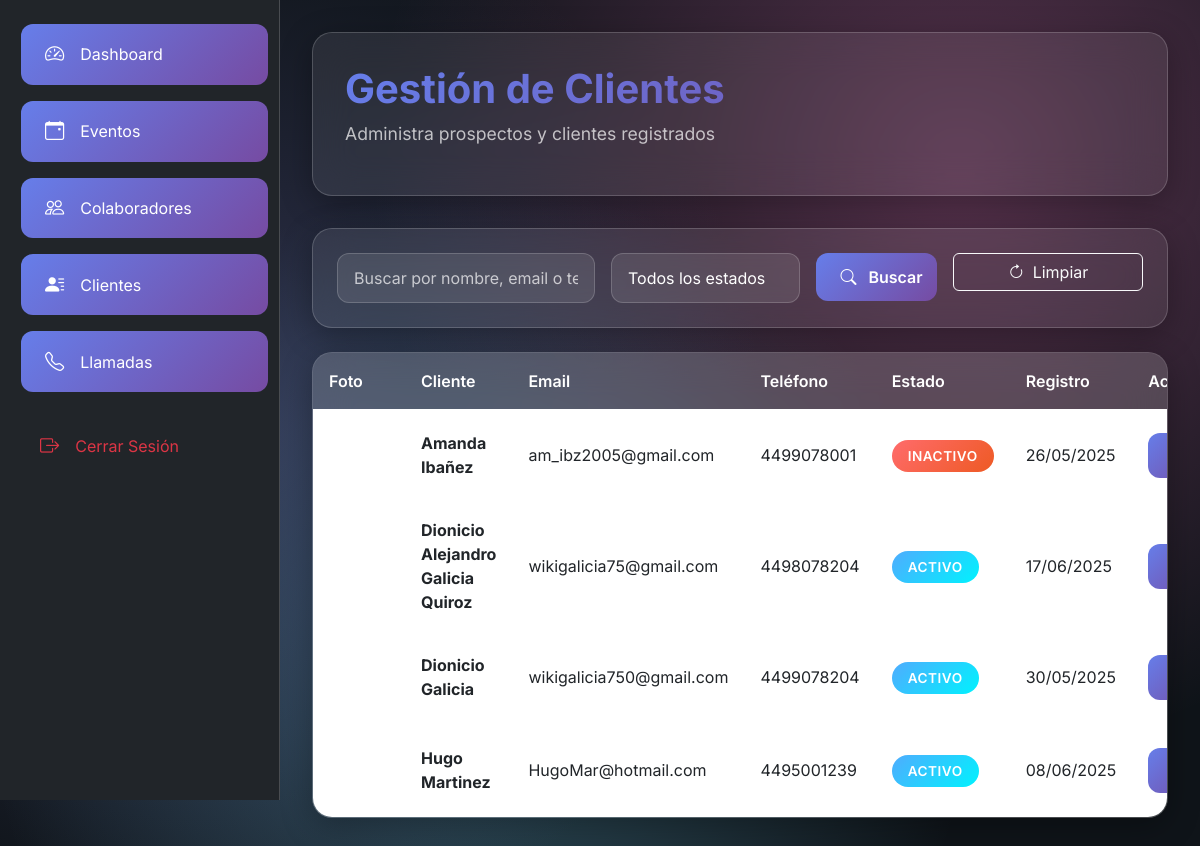
The app's page /admin/gestion_clientes.php?error=id_invalido (signed in) with its own data.
### tables this page shows
CREATE TABLE `usuarios` (
  `id` int(11) NOT NULL,
  `nombre` varchar(100) NOT NULL,
  `email` varchar(100) NOT NULL,
  `telefono` varchar(20) DEFAULT NULL,
  `password` varchar(255) NOT NULL,
  `rol` enum('admin','colaborador','cliente') NOT NULL,
  `tipo_colaborador` enum('fotografo','videografo','auxiliar','') DEFAULT NULL,
  `rango_colaborador` enum('I','II','III','') DEFAULT NULL,
  `fecha_registro` datetime DEFAULT current_timestamp(),
  `activo` tinyint(1) DEFAULT 1,
  `foto_id` varchar(255) DEFAULT NULL,
  `cv_path` varchar(255) DEFAULT NULL COMMENT 'Ruta del CV del colaborador',
  `portfolio_path` varchar(255) DEFAULT NULL COMMENT 'Ruta del portafolio del colaborador'
);

### admin/gestion_clientes.php (the view, shortened to what this page needs)
<?php
require_once(__DIR__ . '/../includes/config.php');
$busqueda = isset($_GET['busqueda']) ? trim($_GET['busqueda']) : '';
$filtro_estado = isset($_GET['estado']) ? $_GET['estado'] : 'todos';
$pagina = isset($_GET['pagina']) ? max(1, intval($_GET['pagina'])) : 1;
$por_pagina = 10;
try {
    $sql = "SELECT * FROM usuarios WHERE rol = 'cliente'";
    $params = [];
    $offset = ($pagina - 1) * $por_pagina;
    $sql .= " ORDER BY nombre ASC LIMIT " . intval($por_pagina) . " OFFSET " . intval($offset);
    $stmt = $conn->prepare($sql);
    $stmt->execute($params);
    $clientes = $stmt->fetchAll(PDO::FETCH_ASSOC);
} catch (PDOException $e) {
    die("Error al obtener datos: " . $e->getMessage());
}
?>
<!DOCTYPE html>
<html lang="es">
<head>
  <link href="https://cdn.jsdelivr.net/npm/bootstrap@5.3.0/dist/css/bootstrap.min.css" rel="stylesheet" />
  <link rel="stylesheet" href="https://cdn.jsdelivr.net/npm/bootstrap-icons@1.11.1/font/bootstrap-icons.css" />
</head>
<body>
  <?php include(__DIR__ . '/../includes/admin_sidebar.php'); ?>
  <div class="main-content">
    <div class="page-header">
      <h1 class="page-title">Gestión de Clientes</h1>
      <p class="page-subtitle">Administra prospectos y clientes registrados</p>
    </div>
    <div class="glass-card mb-4">
      <form method="GET" class="row g-3">
        <div class="col-md-4">
          <input type="text" class="form-control" name="busqueda"
                 placeholder="Buscar por nombre, email o teléfono..."
                 value="<?php echo htmlspecialchars($busqueda); ?>">
        </div>
        <div class="col-md-3">
          <select class="form-control" name="estado">
            <option value="todos" <?php echo $filtro_estado === 'todos' ? 'selected' : ''; ?>>Todos los estados</option>
          </select>
        </div>
        <div class="col-md-2">
          <button type="submit" class="btn btn-gradient w-100">
            <i class="bi bi-search me-1"></i> Buscar
          </button>
        </div>
        <div class="col-md-3">
          <a href="gestion_clientes.php" class="btn btn-outline-light w-100">
            <i class="bi bi-arrow-clockwise me-1"></i> Limpiar
          </a>
        </div>
      </form>
    </div>
    <div class="table-container">
      <div class="table-responsive">
        <table class="table">
          <thead>
            <tr>
              <th>Foto</th>
              <th>Cliente</th>
              <th>Email</th>
              <th>Teléfono</th>
              <th>Estado</th>
              <th>Registro</th>
              <th>Acciones</th>
            </tr>
          </thead>
          <tbody>
            <?php if (empty($clientes)): ?>
              <tr>
                <td colspan="7" class="text-center py-4">
                  <i class="bi bi-inbox" style="font-size: 3rem; color: var(--text-secondary);"></i>
                  <p class="mt-2 mb-0" style="color: var(--text-secondary);">No se encontraron clientes</p>
                </td>
              </tr>
            <?php else: ?>
              <?php foreach ($clientes as $cliente): ?>
                <tr>
                  <td>
                    <?php if (!empty($cliente['foto_id']) && file_exists(__DIR__ . '/../' . $cliente['foto_id'])): ?>
                      <img src="../<?php echo htmlspecialchars($cliente['foto_id']); ?>"
                           alt="Foto de <?php echo htmlspecialchars($cliente['nombre']); ?>"
                           class="photo-preview"
                           onclick="showPhotoModal('../<?php echo htmlspecialchars($cliente['foto_id']); ?>', '<?php echo htmlspecialchars($cliente['nombre']); ?>')">
                    <?php else: ?>
                      <div class="photo-preview d-flex align-items-center justify-content-center" style="background: var(--glass-border);">
                        <i class="bi bi-person-fill" style="color: var(--text-secondary);"></i>
                      </div>
                    <?php endif; ?>
                  </td>
                  <td>
                    <strong><?php echo htmlspecialchars($cliente['nombre']); ?></strong>
                  </td>
                  <td><?php echo htmlspecialchars($cliente['email']); ?></td>
                  <td><?php echo htmlspecialchars($cliente['telefono'] ?? 'No especificado'); ?></td>
                  <td>
                    <span class="status-badge <?php echo $cliente['activo'] ? 'status-activo' : 'status-inactivo'; ?>">
                      <?php echo $cliente['activo'] ? 'Activo' : 'Inactivo'; ?>
                    </span>
                  </td>
                  <td><?php echo date('d/m/Y', strtotime($cliente['fecha_registro'])); ?></td>
                  <td>
                    <div class="d-flex gap-2">
                      <a href="detalles_cliente.php?id=<?php echo $cliente['id']; ?>"
                         class="btn btn-gradient btn-sm">
                      </a>
                    </div>
                  </td>
                </tr>
              <?php endforeach; ?>
            <?php endif; ?>
          </tbody>
        </table>
      </div>
    </div>
  </div>
</body>
</html>

### admin/gestion_clientes.php (style rules this page uses)
:root { --primary-gradient: linear-gradient(135deg, #667eea 0%, #764ba2 100%); --success-gradient: linear-gradient(135deg, #4facfe 0%, #00f2fe 100%); --warning-gradient: linear-gradient(135deg, #fa709a 0%, #fee140 100%); --danger-gradient: linear-gradient(135deg, #ff6b6b 0%, #ee5a24 100%); --info-gradient: linear-gradient(135deg, #a8edea 0%, #fed6e3 100%); --dark-bg: #0f1419; --card-bg: rgba(255, 255, 255, 0.08); --glass-border: rgba(255, 255, 255, 0.18); --text-primary: #ffffff; --text-secondary: rgba(255, 255, 255, 0.7); --shadow-glow: 0 8px 32px rgba(0, 0, 0, 0.3); }
* { margin: 0; padding: 0; box-sizing: border-box; }
body { font-family: 'Inter', sans-serif; background: var(--dark-bg); background-image: radial-gradient(circle at 20% 50%, rgba(120, 119, 198, 0.3) 0%, transparent 50%), radial-gradient(circle at 80% 20%, rgba(255, 119, 198, 0.3) 0%, transparent 50%), radial-gradient(circle at 40% 80%, rgba(120, 219, 255, 0.3) 0%, transparent 50%); min-height: 100vh; color: var(--text-primary); overflow-x: hidden; }
.main-content { margin-left: 280px; padding: 2rem; min-height: 100vh; }
.page-header { background: var(--card-bg); backdrop-filter: blur(20px); border: 1px solid var(--glass-border); border-radius: 20px; padding: 2rem; margin-bottom: 2rem; box-shadow: var(--shadow-glow); }
.page-title { font-size: 2.5rem; font-weight: 700; background: var(--primary-gradient); -webkit-background-clip: text; -webkit-text-fill-color: transparent; background-clip: text; margin-bottom: 0.5rem; }
.page-subtitle { color: var(--text-secondary); font-size: 1.1rem; }
.glass-card { background: var(--card-bg); backdrop-filter: blur(20px); border: 1px solid var(--glass-border); border-radius: 20px; padding: 1.5rem; box-shadow: var(--shadow-glow); transition: all 0.3s ease; }
.btn-gradient { background: var(--primary-gradient); border: none; color: white; padding: 0.75rem 1.5rem; border-radius: 12px; font-weight: 600; transition: all 0.3s ease; text-decoration: none; display: inline-flex; align-items: center; gap: 0.5rem; }
.table-container { background: var(--card-bg); backdrop-filter: blur(20px); border: 1px solid var(--glass-border); border-radius: 20px; overflow: hidden; box-shadow: var(--shadow-glow); }
.table { color: var(--text-primary); margin-bottom: 0; }
.table th { background: rgba(255, 255, 255, 0.1); border: none; padding: 1rem; font-weight: 600; color: var(--text-primary); }
.table td { border: none; padding: 1rem; vertical-align: middle; border-bottom: 1px solid var(--glass-border); }
.photo-preview { width: 60px; height: 60px; border-radius: 10px; object-fit: cover; border: 2px solid var(--glass-border); cursor: pointer; transition: all 0.3s ease; }
.status-badge { padding: 0.5rem 1rem; border-radius: 20px; font-size: 0.85rem; font-weight: 600; text-transform: uppercase; letter-spacing: 0.5px; }
.status-activo { background: var(--success-gradient); color: white; }
.status-inactivo { background: var(--danger-gradient); color: white; }
.form-control { background: rgba(255, 255, 255, 0.1); border: 1px solid var(--glass-border); border-radius: 12px; color: var(--text-primary); padding: 0.75rem 1rem; }
.form-control::placeholder { color: var(--text-secondary); }

### records on screen
usuarios: nombre "Amanda Ibañez", email "am_ibz2005@gmail.com", telefono "4499078001", activo "INACTIVO", fecha_registro "26/05/2025"
usuarios: nombre "Dionicio Alejandro Galicia Quiroz", email "wikigalicia75@gmail.com", telefono "4498078204", activo "ACTIVO", fecha_registro "17/06/2025"
usuarios: nombre "Dionicio Galicia", email "wikigalicia750@gmail.com", telefono "4499078204", activo "ACTIVO", fecha_registro "30/05/2025"
usuarios: nombre "Hugo Martinez", email "HugoMar@hotmail.com", telefono "4495001239", activo "ACTIVO", fecha_registro "08/06/2025"
